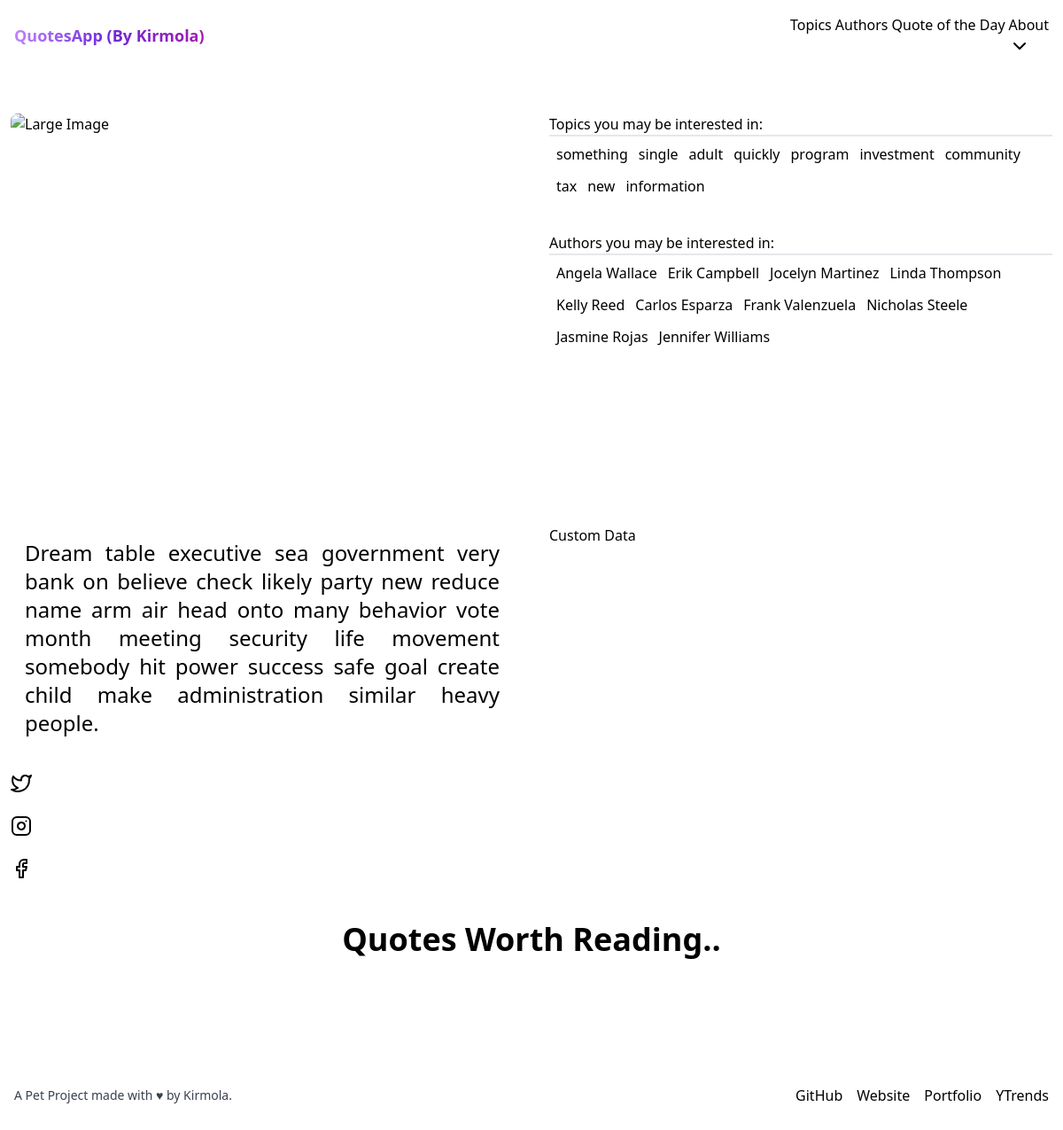
/quote/dream-table-executive-sea-61e314/, run on the app's committed database.
### mainapp/models.py (models this page shows, shortened)
class Topic(models.Model):
    topic = models.CharField(
        "Topics/Tags: ", max_length=50, default=None, unique=True)
    topic_slug = AutoSlugField(
        editable=False, populate_from="topic", default=None, unique=True)
    class Meta:
        app_label = "mainapp"
        verbose_name = "Topic"
        verbose_name_plural = "Topics"
    def __str__(self):
        return self.topic

class Author(models.Model):
    author = models.CharField(verbose_name="Author",
                              max_length=50, unique=True)
    author_slug = AutoSlugField(
        editable=False, populate_from="author", default=None, unique=True)
    class Meta:
        app_label = "mainapp"
        verbose_name = "Author"
        verbose_name_plural = "Authors"
    def __str__(self):
        return self.author

class Quote(models.Model):
    quote = models.CharField(verbose_name="Quote", max_length=250)
    author = models.ForeignKey("mainapp.Author", verbose_name="Author",
                               on_delete=models.CASCADE, to_field="author_slug")
    topics = models.ForeignKey("mainapp.Topic", verbose_name="Topics/Tags",
                               on_delete=models.CASCADE, to_field="topic_slug")
    quote_id = ShortUUIDField(length=6, max_length=45, primary_key=True,
                              alphabet="abcdefghijklmnopqrstuvwxyz123456790", editable=False)
    images = models.JSONField(_("Images"), default=list)
    class Meta:
        app_label = "mainapp"
        verbose_name = "Quote"
        verbose_name_plural = "Quotes"
    def __str__(self):
        return self.quote

### mainapp/views.py (the view)
# urls.py: path("quote/<slug:quote_url>/", QuoteView.as_view(), name="Quote_detail"),
class QuoteView(DetailView):
    model = Quote
    template_name = "quote.html"
    slug_field = "quote_id"
    slug_url_kwarg = "quote_url"
    def get_context_data(self, **kwargs):
        context = super().get_context_data(**kwargs)
        context["topics"] = Topic.objects.order_by("?").all()[:10]
        context["authors"] = Author.objects.order_by("?").all()[:10]
        return context

### mainapp/context_processors.py (called while the page is built)
def getSiteName(request):
    return {"SITE_NAME":settings.SITE_NAME}

### templates/quote.html (shortened to what this page needs)
{% extends "base.html" %}
{% load static %}
{% block custom_css_js %}
   <link rel="stylesheet" href="{% static "css/fancybox.css" %}"/>
{% endblock custom_css_js %}
{% block base_content %}
<div class="grid grid-cols-1 md:grid-cols-2 grid-rows-2 gap-6">
   <div class="p-2">
      <div class="card">
         <div class="card-body">
            <div class="flex flex-col">
               <a class="rounded-lg w-full mb-4" href="{% get_media_prefix %}{{main_image}}" data-fancybox="gallery" >
                  <img class="w-full h-auto rounded-lg" src="{% get_media_prefix %}{{main_image}}" alt="Large Image">
               </a>
            </div>
         </div>
      </div>
   </div>
   <div class="p-2 order-3 md:order-2">
      <div class="border-b-2 ">Topics you may be interested in:</div>
      <div class="flex flex-wrap gap-3 m-2">
         {% for each in topics %}
            <a href="{% url "Topic_detail" topic_name=each.topic_slug %}" class="btn rounded-full btn-light-primary">{{each}}</a>
         {% endfor %}
      </div>
      <div class="border-b-2 mt-10">Authors you may be interested in:</div>
      <div class="flex flex-wrap gap-3 m-2">
         {% for each in authors %}
            <a href="{% url "Author_detail" author_name=each.author_slug %}" class="btn rounded-full btn-light-primary">{{each}}</a>
         {% endfor %}
      </div>
   </div>
   <div class="p-2 order-2 md:order-3">
      <div class="card">
         <div class="card-body">
           <p class="md:p-4 md:text-2xl text-lg text-justify">{{quote}}</p>
         </div>
         <div class="justify-between card-footer">
            <div class="hidden md:block">
               <a target="_blank" rel="noopener" href="https://twitter.com/intent/tweet?url=" class="md:mx-2 btn btn-icon btn-twitter"></a>
               <a target="_blank" rel="noopener" href="https://instagram.com/quoteshrine" class="md:mx-2 btn btn-icon btn-instagram"></a>
               <a target="_blank" rel="noopener" href="#" class="md:mx-2 btn btn-icon btn-facebook"><svg xmlns="http://www.w3.org/2000/svg" width="24" height="24" viewBox="0 0 24 24" fill="none" stroke="currentColor" stroke-width="2" stroke-linecap="round" stroke-linejoin="round"><path d="M18 2h-3a5 5 0 0 0-5 5v3H7v4h3v8h4v-8h3l1-4h-4V7a1 1 0 0 1 1-1h3z"></path></svg></a>
            </div>
         </div>
      </div>
   </div>
   <div class="p-2 order-4 md:order-4">Custom Data</div>
</div>
<div class="text-center font-bold p-4 text-xl md:text-4xl">Quotes Worth Reading..</div>
{% endblock base_content %}

### staticfiles/css/fancybox.css (style rules this page uses)
:root { --f-spinner-width: 36px;--f-spinner-height: 36px;--f-spinner-color-1: rgba(0, 0, 0, 0.1);--f-spinner-color-2: rgba(17, 24, 28, 0.8);--f-spinner-stroke: 2.75 }
:root { --f-button-width: 40px;--f-button-height: 40px;--f-button-border: 0;--f-button-border-radius: 0;--f-button-color: #374151;--f-button-bg: #f8f8f8;--f-button-hover-bg: #e0e0e0;--f-button-active-bg: #d0d0d0;--f-button-shadow: none;--f-button-transition: all 0.15s ease;--f-button-transform: none;--f-button-svg-width: 20px;--f-button-svg-height: 20px;--f-button-svg-stroke-width: 1.5;--f-button-svg-fill: none;--f-button-svg-filter: none;--f-button-svg-disabled-opacity: 0.65 }

### data on the page
Topic: topic "something"
Topic: topic "single"
Topic: topic "adult"
Topic: topic "quickly"
Topic: topic "program"
Topic: topic "investment"
Topic: topic "community"
Topic: topic "tax"
Topic: topic "new"
Topic: topic "information"
Author: author "Angela Wallace"
Author: author "Erik Campbell"
Author: author "Jocelyn Martinez"
Author: author "Linda Thompson"
Author: author "Kelly Reed"
Author: author "Carlos Esparza"
Author: author "Frank Valenzuela"
Author: author "Nicholas Steele"
Author: author "Jasmine Rojas"
Author: author "Jennifer Williams"
Quote: quote "Dream table executive sea government very bank on believe check likely party new reduce name arm air head onto many behavior vote month meeting security life movement somebody hit power success safe goal create child make administration similar heavy people."
